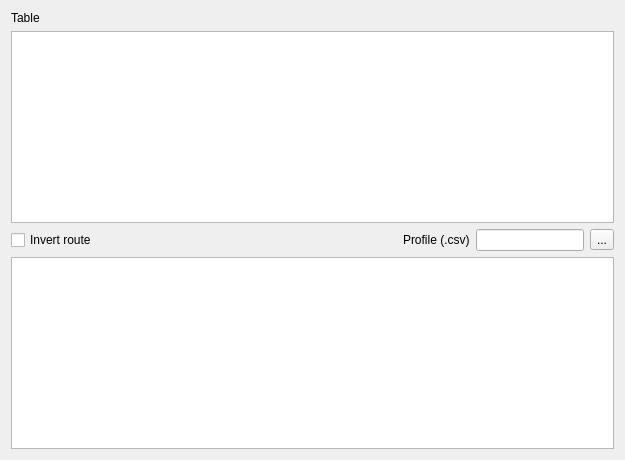
      <widget class="QWidget" name="route">
       <attribute name="title">
        <string>Route</string>
       </attribute>
       <layout class="QVBoxLayout" name="verticalLayout_17">
        <item>
         <widget class="QLabel" name="label_42">
          <property name="text">
           <string>Table</string>
          </property>
         </widget>
        </item>
        <item>
         <widget class="QTableWidget" name="tableWidget"/>
        </item>
        <item>
         <layout class="QHBoxLayout" name="horizontalLayout_42">
          <item>
           <widget class="QCheckBox" name="InvertRoute">
            <property name="text">
             <string>Invert route</string>
            </property>
           </widget>
          </item>
          <item>
           <spacer name="horizontalSpacer_2">
            <property name="orientation">
             <enum>Qt::Horizontal</enum>
            </property>
            <property name="sizeType">
             <enum>QSizePolicy::Fixed</enum>
            </property>
            <property name="sizeHint" stdset="0">
             <size>
              <width>300</width>
              <height>20</height>
             </size>
            </property>
           </spacer>
          </item>
          <item>
           <widget class="QLabel" name="label_56">
            <property name="text">
             <string>Profile (.csv)</string>
            </property>
           </widget>
          </item>
          <item>
           <widget class="QLineEdit" name="profileLoadFilename">
            <property name="readOnly">
             <bool>true</bool>
            </property>
           </widget>
          </item>
          <item>
           <widget class="QToolButton" name="ProfileLoadButton">
            <property name="text">
             <string>...</string>
            </property>
           </widget>
          </item>
         </layout>
        </item>
        <item>
         <widget class="QGraphicsView" name="graphicsView"/>
        </item>
       </layout>
      </widget>
